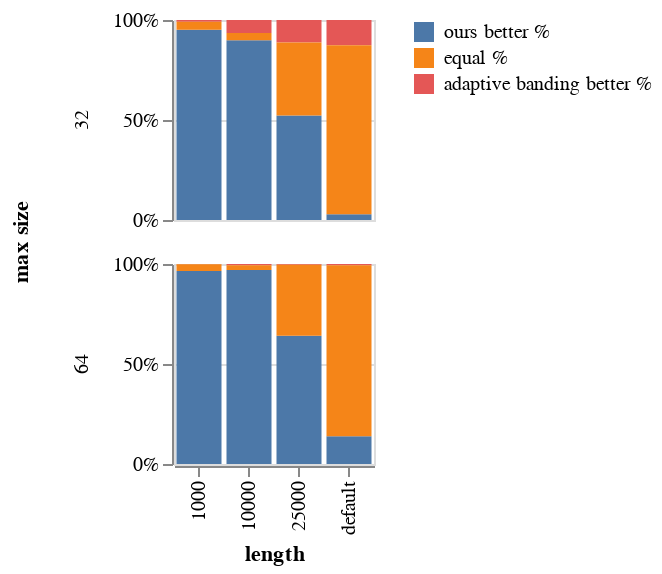

Write notebook code for a chart like this one.
### Markdown cell above
Comparison with Adaptive Banding

### Code cell
c = alt.Chart(cleaned).mark_bar().encode(
    x = "length",
    y = alt.Y("sum(value)", axis = alt.Axis(title = "", format = "%")),
    color = alt.Color("variable", title = "", sort = alt.EncodingSortField(field = "order")),
    row = "max size:N",
    order = "order"
).properties(
    width = 100,
    height = 100
)
save(c, "compare_adaptive_banding.pdf")
c

### Figure 1 — Vega-Lite specification as saved in the notebook (floating-point values rounded to 4 significant figures)
{"config": {"view": {"continuousWidth": 400, "continuousHeight": 300}}, "data": {"name": "data-dc00ba0b40c534d8b388a4b7d80df4da"}, "mark": "bar", "encoding": {"color": {"type": "nominal", "field": "variable", "sort": {"field": "order"}, "title": ""}, "order": {"type": "quantitative", "field": "order"}, "row": {"type": "nominal", "field": "max size"}, "x": {"type": "nominal", "field": "length"}, "y": {"type": "quantitative", "aggregate": "sum", "axis": {"format": "%", "title": ""}, "field": "value"}}, "height": 100, "width": 100, "$schema": "https://vega.github.io/schema/vega-lite/v4.8.1.json", "datasets": {"data-dc00ba0b40c534d8b388a4b7d80df4da": [{"length": "1000", "band width": 32, "max size": 32, "variable": "ours better %", "value": 0.951, "order": 0}, {"length": "1000", "band width": 32, "max size": 64, "variable": "ours better %", "value": 0.9654, "order": 0}, {"length": "10000", "band width": 32, "max size": 32, "variable": "ours better %", "value": 0.8985, "order": 0}, {"length": "10000", "band width": 32, "max size": 64, "variable": "ours better %", "value": 0.9694, "order": 0}, {"length": "25000", "band width": 32, "max size": 32, "variable": "ours better %", "value": 0.5225, "order": 0}, {"length": "25000", "band width": 32, "max size": 64, "variable": "ours better %", "value": 0.6419, "order": 0}, {"length": "default", "band width": 32, "max size": 32, "variable": "ours better %", "value": 0.02884, "order": 0}, {"length": "default", "band width": 32, "max size": 64, "variable": "ours better %", "value": 0.139, "order": 0}, {"length": "1000", "band width": 32, "max size": 32, "variable": "adaptive banding better %", "value": 0.009227, "order": 2}, {"length": "1000", "band width": 32, "max size": 64, "variable": "adaptive banding better %", "value": 0.001153, "order": 2}, {"length": "10000", "band width": 32, "max size": 32, "variable": "adaptive banding better %", "value": 0.06459, "order": 2}, {"length": "10000", "band width": 32, "max size": 64, "variable": "adaptive banding better %", "value": 0.005767, "order": 2}, {"length": "25000", "band width": 32, "max size": 32, "variable": "adaptive banding better %", "value": 0.113, "order": 2}, {"length": "25000", "band width": 32, "max size": 64, "variable": "adaptive banding better %", "value": 0.00346, "order": 2}, {"length": "default", "band width": 32, "max size": 32, "variable": "adaptive banding better %", "value": 0.1269, "order": 2}, {"length": "default", "band width": 32, "max size": 64, "variable": "adaptive banding better %", "value": 0.005767, "order": 2}, {"length": "1000", "band width": 32, "max size": 32, "variable": "equal %", "value": 0.03979, "order": 1}, {"length": "1000", "band width": 32, "max size": 64, "variable": "equal %", "value": 0.03345, "order": 1}, {"length": "10000", "band width": 32, "max size": 32, "variable": "equal %", "value": 0.03691, "order": 1}, {"length": "10000", "band width": 32, "max size": 64, "variable": "equal %", "value": 0.0248, "order": 1}, {"length": "25000", "band width": 32, "max size": 32, "variable": "equal %", "value": 0.3645, "order": 1}, {"length": "25000", "band width": 32, "max size": 64, "variable": "equal %", "value": 0.3547, "order": 1}, {"length": "default", "band width": 32, "max size": 32, "variable": "equal %", "value": 0.8443, "order": 1}, {"length": "default", "band width": 32, "max size": 64, "variable": "equal %", "value": 0.8552, "order": 1}]}}
